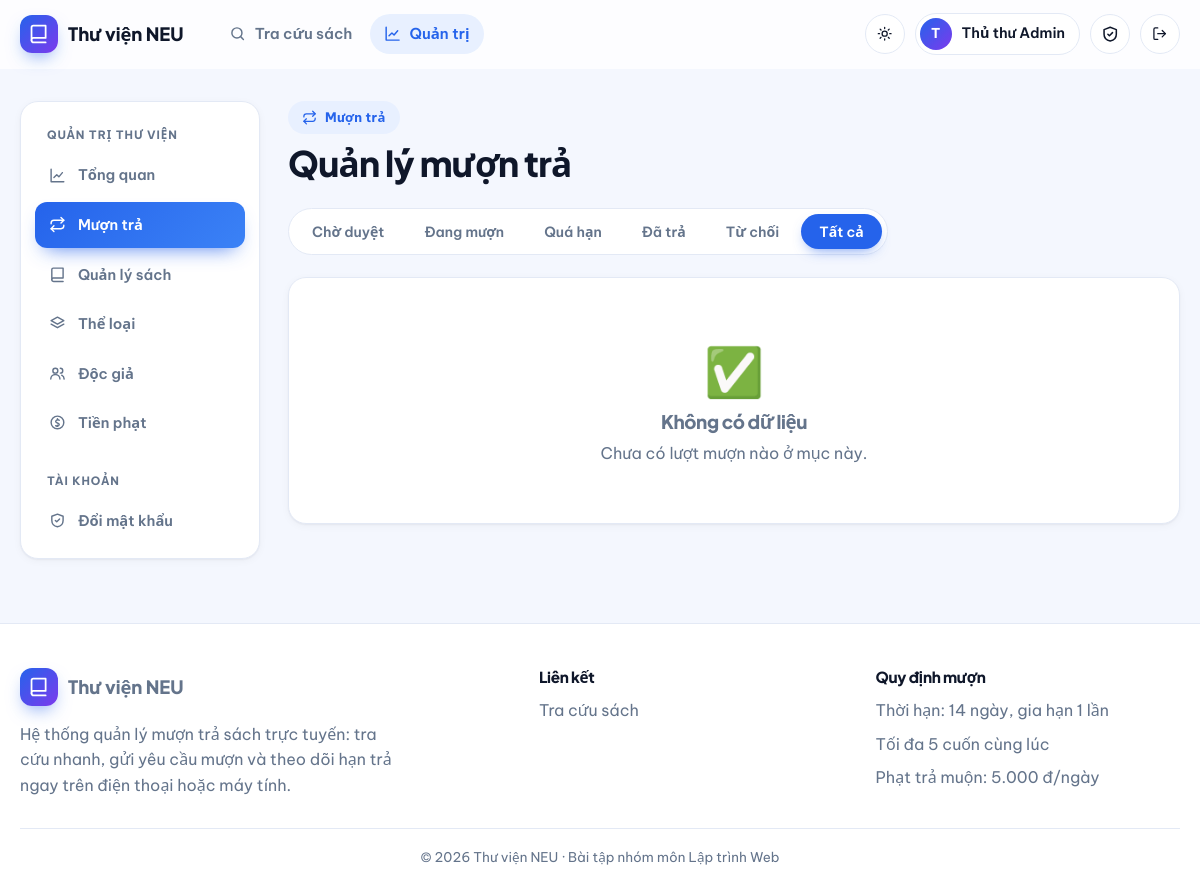
Before: /admin/loans?page=2&status=all (signed in) with the older database file.
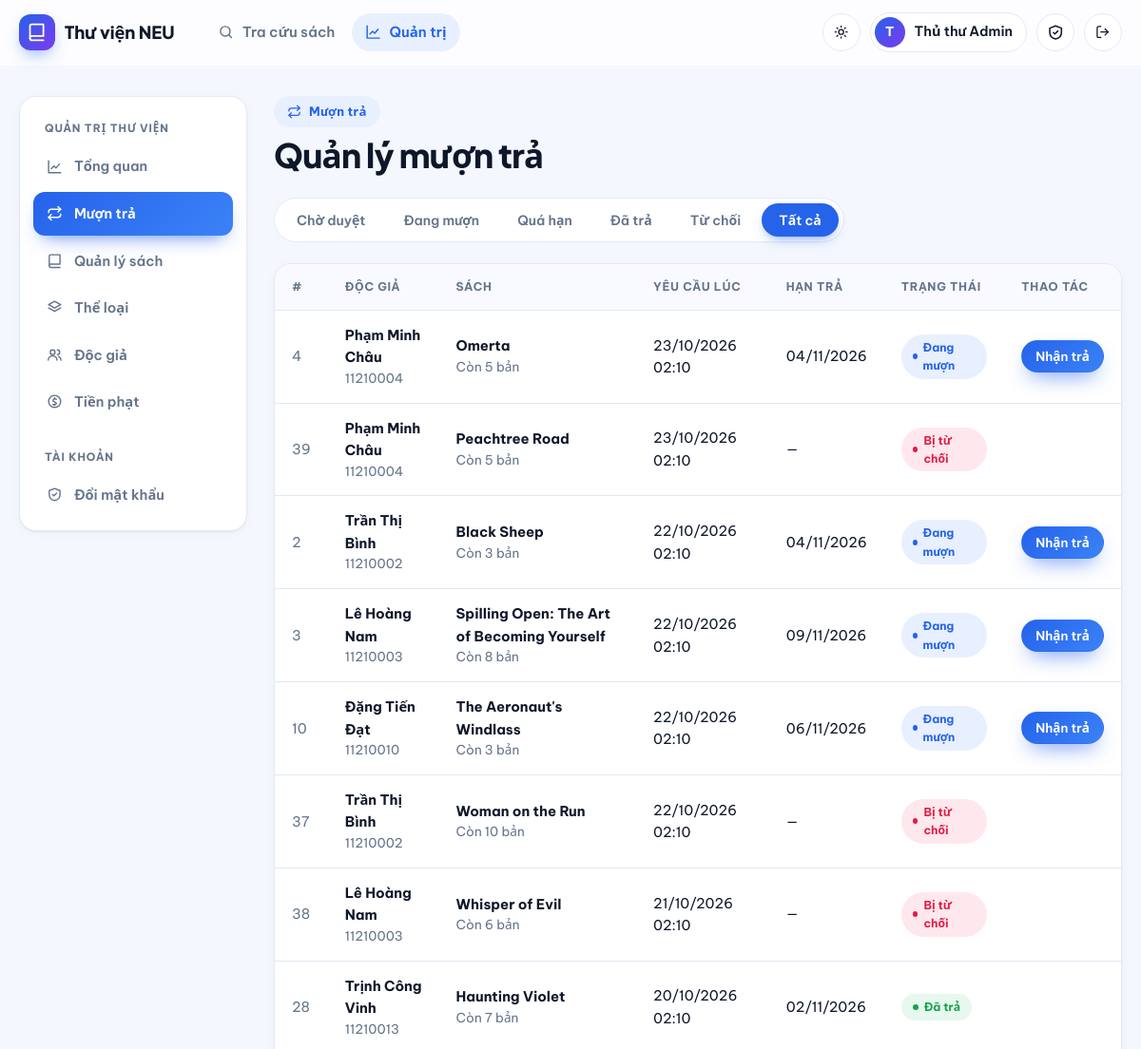
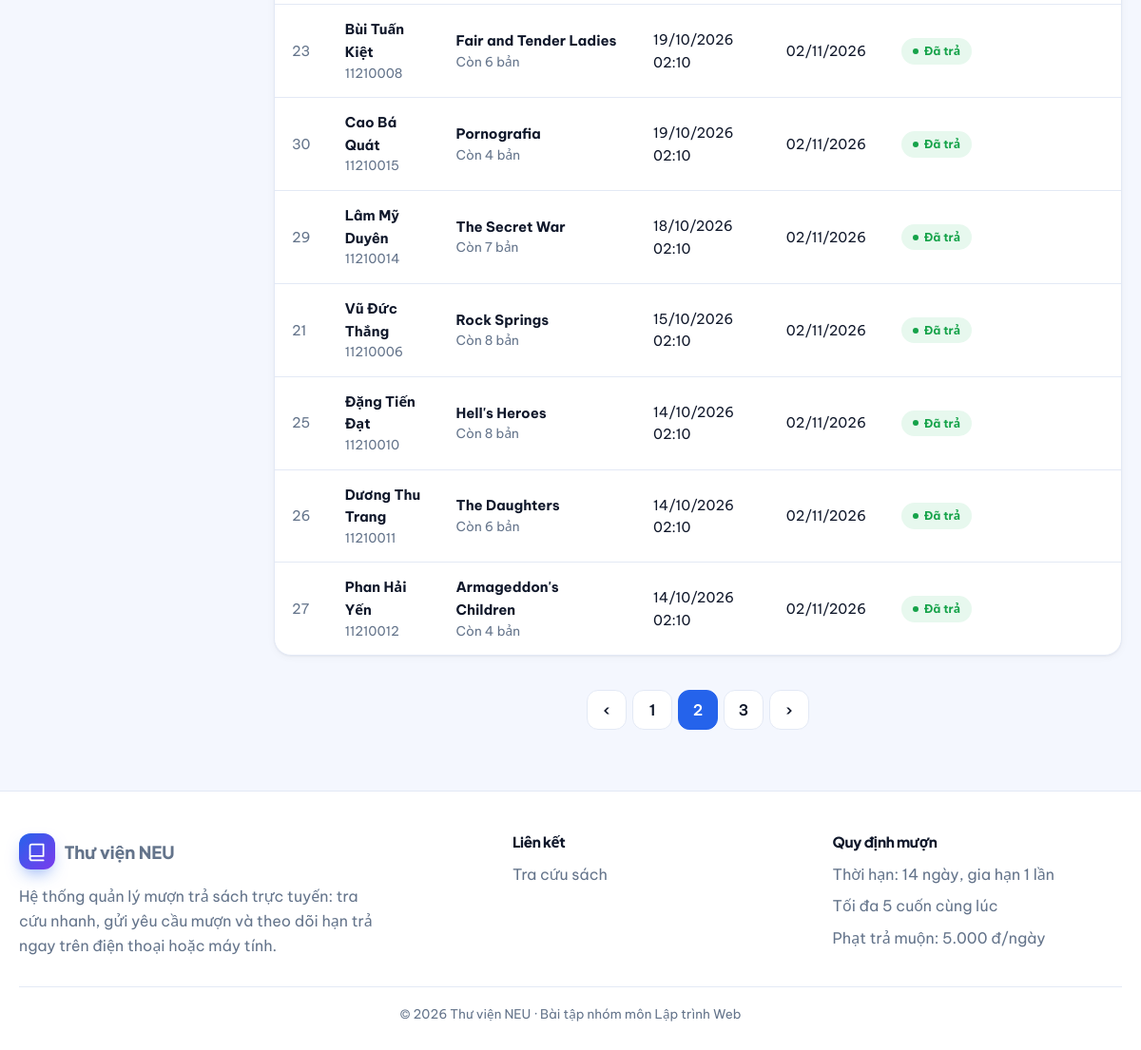
After: the same page with the newer database file (2 pictures, top to bottom).
### app/models.py (models this page shows, shortened)
class Loan(db.Model):
    id = db.Column(db.Integer, primary_key=True)
    user_id = db.Column(db.Integer, db.ForeignKey("user.id"), nullable=False)
    book_id = db.Column(db.Integer, db.ForeignKey("book.id"), nullable=False)
    status = db.Column(db.String(20), nullable=False, default=LOAN_PENDING, index=True)
    requested_at = db.Column(db.DateTime, default=datetime.now)
    approved_at = db.Column(db.DateTime)
    due_date = db.Column(db.Date)
    returned_at = db.Column(db.DateTime)
    renew_count = db.Column(db.Integer, default=0)
    fine_amount = db.Column(db.Integer, default=0)
    fine_paid = db.Column(db.Boolean, default=False)
    note = db.Column(db.String(255))
    processed_by = db.Column(db.Integer, db.ForeignKey("user.id"))
    user = db.relationship("User", foreign_keys=[user_id], back_populates="loans")
    book = db.relationship("Book", back_populates="loans")
    processor = db.relationship("User", foreign_keys=[processed_by])
    @property
    def is_overdue(self):
        return self.status == LOAN_BORROWING and self.due_date and date.today() > self.due_date
    @property
    def status_label(self):
        if self.is_overdue:
            return ("Quá hạn", "danger")
        return STATUS_LABELS.get(self.status, (self.status, "secondary"))

class User(UserMixin, db.Model):
    id = db.Column(db.Integer, primary_key=True)
    username = db.Column(db.String(50), unique=True, nullable=False, index=True)
    email = db.Column(db.String(120), unique=True, nullable=False)
    full_name = db.Column(db.String(100), nullable=False)
    student_code = db.Column(db.String(30))
    password_hash = db.Column(db.String(255), nullable=False)
    role = db.Column(db.String(20), nullable=False, default=ROLE_READER)
    active = db.Column(db.Boolean, nullable=False, default=True)
    created_at = db.Column(db.DateTime, default=datetime.now)
    loans = db.relationship("Loan", foreign_keys="Loan.user_id", back_populates="user")
    @property
    def is_active(self):  # Flask-Login: tài khoản bị khoá không đăng nhập được
        return self.active
    @property
    def is_admin(self):
        return self.role == ROLE_ADMIN

class Book(db.Model):
    id = db.Column(db.Integer, primary_key=True)
    title = db.Column(db.String(200), nullable=False, index=True)
    author = db.Column(db.String(120), nullable=False)
    isbn = db.Column(db.String(20))
    publisher = db.Column(db.String(120))
    year = db.Column(db.Integer)
    description = db.Column(db.Text)
    cover_url = db.Column(db.String(500))          # URL ảnh bìa
    location = db.Column(db.String(20))            # Vị trí kệ, vd: "Tủ 03 - Ngăn 07"
    total_copies = db.Column(db.Integer, nullable=False, default=1)
    available_copies = db.Column(db.Integer, nullable=False, default=1)
    category_id = db.Column(db.Integer, db.ForeignKey("category.id"))
    category = db.relationship("Category", back_populates="books")
    loans = db.relationship("Loan", back_populates="book")

### app/blueprints/admin.py (the view)
@bp.route("/loans")
@admin_required
def loans():
    status = request.args.get("status", "pending")
    page = request.args.get("page", 1, type=int)
    per_page = 15
    query = Loan.query
    if status == "overdue":
        query = query.filter(Loan.status == LOAN_BORROWING, Loan.due_date < date.today()).order_by(Loan.due_date.asc())
    else:
        if status != "all":
            query = query.filter_by(status=status)
        query = query.order_by(Loan.requested_at.desc())
    pagination = query.paginate(page=page, per_page=per_page, error_out=False)
    return render_template("admin/loans.html", pagination=pagination, loans=pagination.items, status=status)

### app/blueprints/admin.py (called while the page is built)
def admin_required(fn):
    @wraps(fn)
    @login_required
    def wrapper(*a, **kw):
        if not current_user.is_admin:
            abort(403)
        return fn(*a, **kw)
    return wrapper

### app/models.py (called while the page is built)
@login_manager.user_loader
def load_user(user_id):
    return db.session.get(User, int(user_id))

### app/templates/admin/loans.html (shortened to what this page needs)
{% extends "admin/_layout.html" %}
{% from "macros.html" import csrf, icon, status_badge, empty, pager %}
{% block admin_content %}
<div class="page-head" data-reveal><div><span class="eyebrow">{{ icon('loans') }} Mượn trả</span><h1 class="mt-1">Quản lý mượn trả</h1></div></div>
<div class="tabs" data-reveal>
  {% for key, label in [('pending','Chờ duyệt'),('borrowing','Đang mượn'),('overdue','Quá hạn'),('returned','Đã trả'),('rejected','Từ chối'),('all','Tất cả')] %}
  <a class="tab {{ 'active' if status == key }}" href="{{ url_for('admin.loans', status=key) }}">{{ label }}</a>
  {% endfor %}
</div>
{% if loans %}
<div class="table-wrap" data-reveal><table class="table">
  <thead><tr><th>#</th><th>Độc giả</th><th>Sách</th><th>Yêu cầu lúc</th><th>Hạn trả</th><th>Trạng thái</th><th class="text-right">Thao tác</th></tr></thead>
  <tbody>
  {% for l in loans %}
  <tr>
    <td class="muted">{{ l.id }}</td>
    <td><b>{{ l.user.full_name }}</b><div class="small muted">{{ l.user.student_code or l.user.username }}</div></td>
    <td><b>{{ l.book.title }}</b><div class="small muted">Còn {{ l.book.available_copies }} bản</div></td>
    <td>{{ l.requested_at|dt }}</td>
    <td>{{ l.due_date.strftime('%d/%m/%Y') if l.due_date else '—' }}{% if l.is_overdue %}<div class="small" style="color:var(--danger)">trễ {{ l.overdue_days }} ngày · {{ l.current_fine|vnd }}</div>{% endif %}</td>
    <td>{{ status_badge(l) }}</td>
    <td><div class="row-actions">
      {% if l.status == 'pending' %}
        <form method="post" action="{{ url_for('admin.loan_approve', loan_id=l.id) }}">{{ csrf() }}<button class="btn btn-success btn-sm">{{ icon('check') }} Duyệt</button></form>
        <form method="post" action="{{ url_for('admin.loan_reject', loan_id=l.id) }}">{{ csrf() }}
          <input name="reason" class="input" placeholder="Lý do từ chối" aria-label="Lý do từ chối"><button class="btn btn-danger btn-sm">Từ chối</button></form>
      {% elif l.status == 'borrowing' %}
        <form method="post" action="{{ url_for('admin.loan_return', loan_id=l.id) }}" data-confirm="Xác nhận đã nhận lại cuốn “{{ l.book.title }}”{{ ' (sẽ tính phạt ' ~ (l.current_fine|vnd) ~ ')' if l.is_overdue }}?">{{ csrf() }}<button class="btn btn-primary btn-sm">Nhận trả</button></form>
      {% endif %}
    </div></td>
  </tr>
  {% endfor %}
  </tbody>
</table></div>
{{ pager(pagination, 'admin.loans', {'status': status}) }}
{% else %}<div class="card">{{ empty('✅', 'Không có dữ liệu', 'Chưa có lượt mượn nào ở mục này.') }}</div>{% endif %}
{% endblock %}

### app/templates/macros.html (shortened to what this page needs)
{% macro icon(name) %}<svg class="icon" viewBox="0 0 24 24" aria-hidden="true">{{ _icons[name]|safe }}</svg>{% endmacro %}
{% macro status_badge(loan) %}
  {% set l = loan.status_label %}<span class="badge badge-{{ 'warning' if l[1]=='warning' else 'primary' if l[1]=='primary' else 'success' if l[1]=='success' else 'danger' if l[1]=='danger' else 'secondary' }}">{{ l[0] }}</span>
{% endmacro %}
{% macro pager(pagination, endpoint, params={}) %}
{% if pagination.pages > 1 %}
<nav class="pager" aria-label="Phân trang">
  {% if pagination.has_prev %}<a class="pager-btn" href="{{ url_for(endpoint, page=pagination.prev_num, **params) }}" aria-label="Trang trước">‹</a>{% endif %}
  {% for p in pagination.iter_pages(left_edge=1, right_edge=1, left_current=1, right_current=2) %}
    {% if p %}<a class="pager-btn {{ 'active' if p == pagination.page }}" href="{{ url_for(endpoint, page=p, **params) }}">{{ p }}</a>
    {% else %}<span class="pager-gap">…</span>{% endif %}
  {% endfor %}
  {% if pagination.has_next %}<a class="pager-btn" href="{{ url_for(endpoint, page=pagination.next_num, **params) }}" aria-label="Trang sau">›</a>{% endif %}
</nav>
{% endif %}
{% endmacro %}
{% macro empty(emoji, title, text='') %}
<div class="empty"><div class="big">{{ emoji }}</div><h3>{{ title }}</h3>{% if text %}<p class="mt-1">{{ text }}</p>{% endif %}</div>
{% endmacro %}

Changed rows visible on the page:
now on this page (row edited): Loan: id "4", user.full_name "Phạm Minh Châu", user "11210004", book "Omerta", book.available_copies "5", requested_at|dt "23/10/2026 02:10", due_date "04/11/2026", l "Đang mượn"
added Loan: id "39", user.full_name "Phạm Minh Châu", user "11210004", book "Peachtree Road", book.available_copies "5", requested_at|dt "23/10/2026 02:10", due_date "—", l "Bị từ chối"
now on this page (row edited): Loan: id "2", user.full_name "Trần Thị Bình", user "11210002", book "Black Sheep", book.available_copies "3", requested_at|dt "22/10/2026 02:10", due_date "04/11/2026", l "Đang mượn"
now on this page (row edited): Loan: id "3", user.full_name "Lê Hoàng Nam", user "11210003", book "Spilling Open: The Art of Becoming Yourself", book.available_copies "8", requested_at|dt "22/10/2026 02:10", due_date "09/11/2026", l "Đang mượn"
added Loan: id "10", user.full_name "Đặng Tiến Đạt", user "11210010", book "The Aeronaut's Windlass", book.available_copies "3", requested_at|dt "22/10/2026 02:10", due_date "06/11/2026", l "Đang mượn"
added Loan: id "37", user.full_name "Trần Thị Bình", user "11210002", book "Woman on the Run", book.available_copies "10", requested_at|dt "22/10/2026 02:10", due_date "—", l "Bị từ chối"
added Loan: id "38", user.full_name "Lê Hoàng Nam", user "11210003", book "Whisper of Evil", book.available_copies "6", requested_at|dt "21/10/2026 02:10", due_date "—", l "Bị từ chối"
added Loan: id "28", user.full_name "Trịnh Công Vinh", user "11210013", book "Haunting Violet", book.available_copies "7", requested_at|dt "20/10/2026 02:10", due_date "02/11/2026", l "Đã trả"
added Loan: id "23", user.full_name "Bùi Tuấn Kiệt", user "11210008", book "Fair and Tender Ladies", book.available_copies "6", requested_at|dt "19/10/2026 02:10", due_date "02/11/2026", l "Đã trả"
added Loan: id "30", user.full_name "Cao Bá Quát", user "11210015", book "Pornografia", book.available_copies "4", requested_at|dt "19/10/2026 02:10", due_date "02/11/2026", l "Đã trả"
added Loan: id "29", user.full_name "Lâm Mỹ Duyên", user "11210014", book "The Secret War", book.available_copies "7", requested_at|dt "18/10/2026 02:10", due_date "02/11/2026", l "Đã trả"
added Loan: id "21", user.full_name "Vũ Đức Thắng", user "11210006", book "Rock Springs", book.available_copies "8", requested_at|dt "15/10/2026 02:10", due_date "02/11/2026", l "Đã trả"
added Loan: id "25", user.full_name "Đặng Tiến Đạt", user "11210010", book "Hell's Heroes", book.available_copies "8", requested_at|dt "14/10/2026 02:10", due_date "02/11/2026", l "Đã trả"
added Loan: id "26", user.full_name "Dương Thu Trang", user "11210011", book "The Daughters", book.available_copies "6", requested_at|dt "14/10/2026 02:10", due_date "02/11/2026", l "Đã trả"
added Loan: id "27", user.full_name "Phan Hải Yến", user "11210012", book "Armageddon's Children", book.available_copies "4", requested_at|dt "14/10/2026 02:10", due_date "02/11/2026", l "Đã trả"
Other visible differences:
{{ emoji }}: "✅" → (not shown)
{{ title }}: "Không có dữ liệu" → (not shown)
{{ text }}: "Chưa có lượt mượn nào ở mục này." → (not shown)
text now shown: "# ĐỘC GIẢ SÁCH YÊU CẦU LÚC HẠN TRẢ TRẠNG THÁI THAO TÁC ‹ ›"
new list line: "1"
new list line: "2"
new list line: "3"
